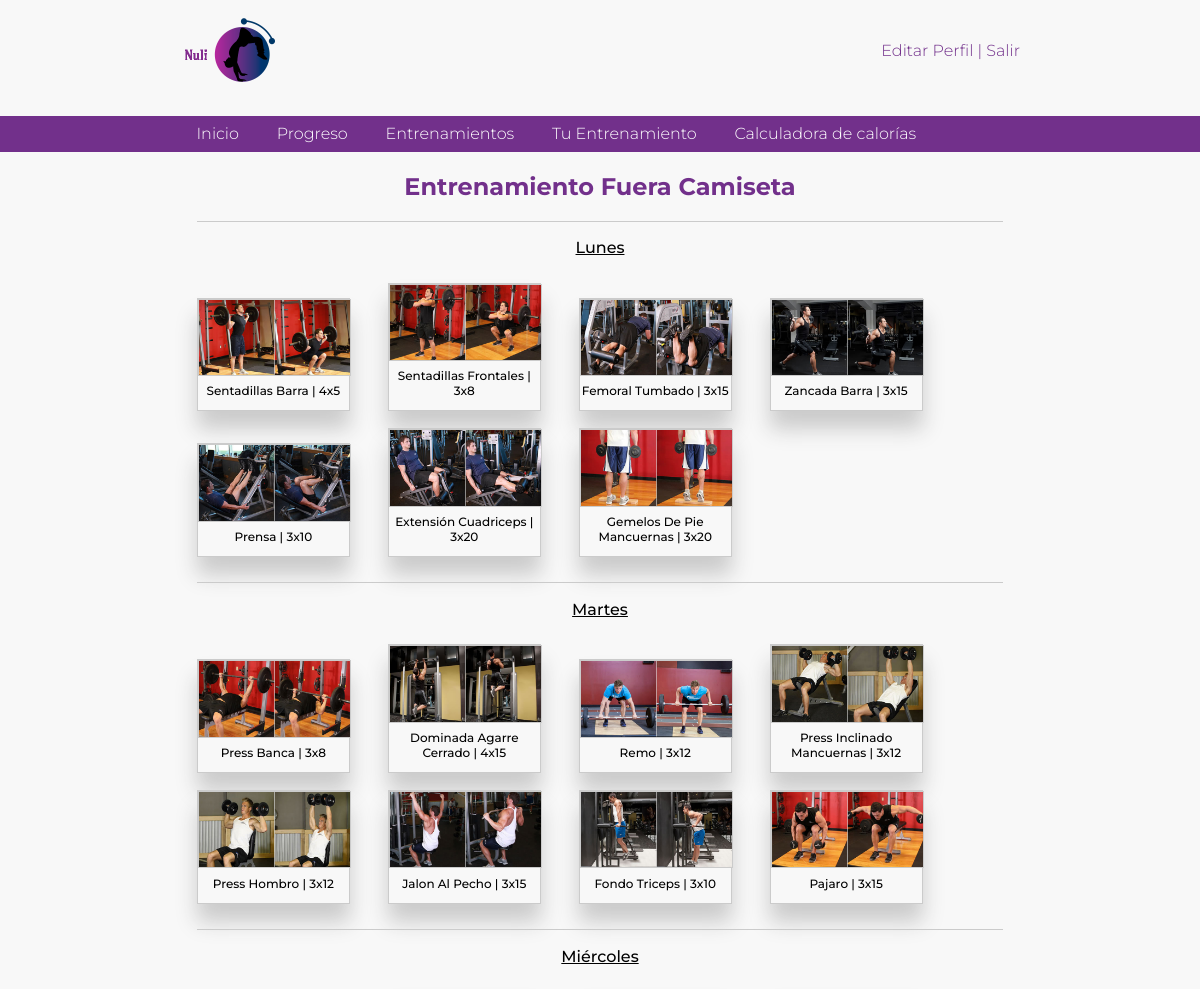
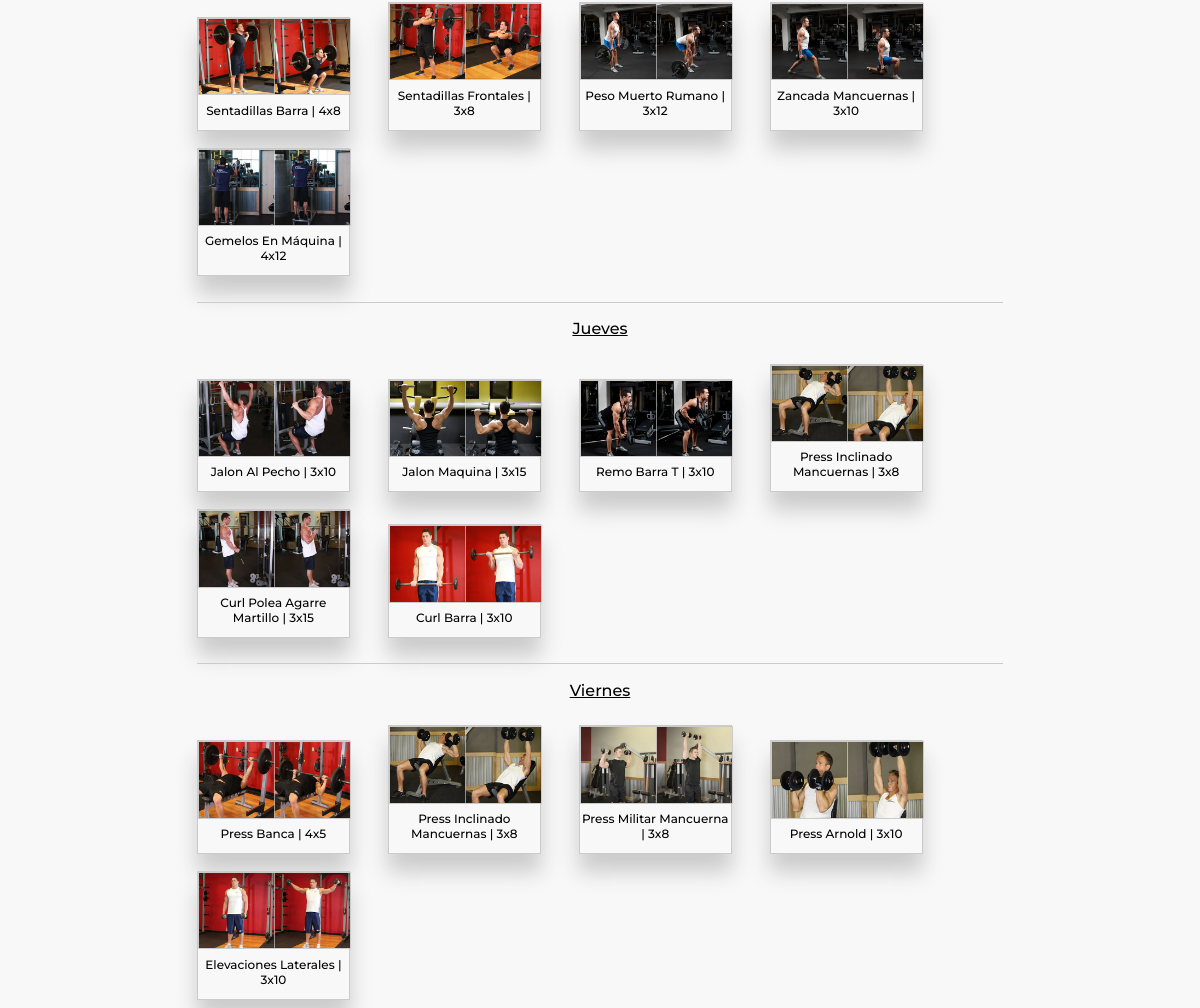
Screenshot of /tu_entrenamiento/ (signed in) with the database file from the repository (2 pictures, top to bottom).
### miapp/models.py (models this page shows, shortened)
class Entrenamiento(models.Model):
    nombre = models.CharField(max_length=100, blank=True, null=True)
    dias = models.ManyToManyField(EjercicioDia)
    DEFINICION = 'Definicion'
    MANTENIMIENTO = 'Mantenimiento'
    MUSCULACION = 'Musculacion'
    elecciones_objetivo = [ (DEFINICION, 'Definicion'), (MANTENIMIENTO, 'Mantenimiento'), (MUSCULACION, 'Musculacion') ]
    objetivo = models.CharField(max_length=13,choices=elecciones_objetivo, default=MANTENIMIENTO,)
    num_dias = models.CharField(max_length=100, blank=True, null=True)
    url = models.CharField(max_length=100, blank=True, null=True)

class EjercicioDia(models.Model):
    nombre = models.CharField(max_length=100, blank=True, null=True)
    ejercicios = models.ManyToManyField(Ejercicio, null=True)
    musculo = models.CharField(max_length=100, blank=True, null=True)
    foto = models.CharField(max_length=100, blank=True, null=True)
    num_ejercicios = models.CharField(max_length=100, blank=True, null=True)
    tiempo = models.CharField(max_length=100, blank=True, null=True)
    informativo = models.CharField(max_length=100, blank=True, null=True)

class Ejercicio(models.Model):
    nombre = models.CharField(max_length=100, blank=True, null=True)
    foto = models.CharField(max_length=100, blank=True, null=True)

### miapp/views.py (the view)
# urls.py: path('tu_entrenamiento/', views.tu_entrenamiento, name='tu_entrenamiento'),
def tu_entrenamiento(request):
    if request.user.is_authenticated:
        usuario = request.user
        entrenamiento = Editar_Perfil.objects.filter(usuario=usuario)
        if not entrenamiento:
            return redirect("editar_perfil")
        entrenamiento = Editar_Perfil.objects.filter(usuario=usuario).get().ejercicios
        context =  {
            "entrenamiento": entrenamiento,
        }
    else:
        context = {
        }
    return render(request, "tu_entrenamiento.html", context)

### templates/tu_entrenamiento.html (shortened to what this page needs)
{% load static %}
<html>
    <head>
        <link rel="stylesheet" href='{% static "style.css" %}'>
    </head>
{% if user.is_authenticated %}
    <body>
        <header>
            <a href="/"><img src='{% static "img/logo.png" %}' alt="Logo" width="100px"></a>
            <span><a href="/editar_perfil">Editar Perfil</a> | <a href="{% url 'logout' %}"> Salir</a></span>
        </header>
        <nav>
            <ul>
                <a href="/"><li>Inicio</li></a>
                <a href="/progreso"><li>Progreso</li></a>
                <a href="/entrenamientos"><li>Entrenamientos</li></a>
                <a href="/tu_entrenamiento"><li>Tu Entrenamiento</li></a>
                <a href="/calculadora_calorias"><li>Calculadora de calorías</li></a>
            </ul>
        </nav>
        <section>
            <h1 class="tituloentrenamiento">{{entrenamiento.nombre}}</h1>
            {% for dia in entrenamiento.dias.all %}
                <p class="diaentrenamiento">{{dia.nombre}}</p>
                {% for ejercicio in dia.ejercicios.all %}
                    <div class="ejercicioentreno">
                        <img src='/{{ ejercicio.foto }}' alt="">
                        <p>{{ ejercicio.nombre }}</p>
                    </div>
                {% endfor %}
            {% endfor %}
        </section>
    </body>
{% endif %}
</html>

### miapp/static/style.css (style rules this page uses)
body { width: 70%; margin: auto; font-family: Montserrat; font-weight: 300; background-color: #f8f8f8; }
a, a:hover { color: #72308b; text-decoration: none; }
header { display: flex; flex-direction: row; justify-content: space-between; align-items: center; color: #72308b; }
header a, header a:hover { color: #72308b; }
nav { background-color: #72308b; margin: 0 -21.5%; }
ul { padding: 0 15%; }
nav ul a li { display: inline-block; padding: 1% 2%; }
nav ul a li, nav ul a:hover li { color: white; }
section p { text-align: center; margin-top: 5%; font-weight: 500; }
.ejercicioentreno { margin: 1% 2%; font-size: 12px; border: 1px solid#cbcbcb; -webkit-box-shadow: 0px 18px 20px 0px rgba(203,203,203,1); -moz-box-shadow: 0px 18px 20px 0px rgba(203,203,203,1); box-shadow: 0px 18px 20px 0px rgba(203,203,203,1); display: inline-block; width: 18%; }
.ejercicioentreno img { max-width: 100%; max-height: 100%; border: 1px solid#cbcbcb; }
.tituloentrenamiento { color: #72308b; text-align: center; }
.diaentrenamiento { padding-top: 2%; margin: 2%; text-decoration: underline; border-top: 1px solid #cbcbcb; }

### rows the page displays
Entrenamiento: nombre "Entrenamiento Fuera Camiseta"
EjercicioDia: nombre "Lunes"
Ejercicio: foto (picture), nombre "Sentadillas Barra | 4x5"
Ejercicio: foto (picture), nombre "Sentadillas Frontales | 3x8"
Ejercicio: foto (picture), nombre "Femoral Tumbado | 3x15"
Ejercicio: foto (picture), nombre "Zancada Barra | 3x15"
Ejercicio: foto (picture), nombre "Prensa | 3x10"
Ejercicio: foto (picture), nombre "Extensión Cuadriceps | 3x20"
Ejercicio: foto (picture), nombre "Gemelos De Pie Mancuernas | 3x20"
EjercicioDia: nombre "Martes"
Ejercicio: foto (picture), nombre "Press Banca | 3x8"
Ejercicio: foto (picture), nombre "Dominada Agarre Cerrado | 4x15"
Ejercicio: foto (picture), nombre "Remo | 3x12"
Ejercicio: foto (picture), nombre "Press Inclinado Mancuernas | 3x12"
Ejercicio: foto (picture), nombre "Press Hombro | 3x12"
Ejercicio: foto (picture), nombre "Jalon Al Pecho | 3x15"
Ejercicio: foto (picture), nombre "Fondo Triceps | 3x10"
Ejercicio: foto (picture), nombre "Pajaro | 3x15"
EjercicioDia: nombre "Miércoles"
Ejercicio: foto (picture), nombre "Sentadillas Barra | 4x8"
Ejercicio: foto (picture), nombre "Sentadillas Frontales | 3x8"
Ejercicio: foto (picture), nombre "Peso Muerto Rumano | 3x12"
Ejercicio: foto (picture), nombre "Zancada Mancuernas | 3x10"
Ejercicio: foto (picture), nombre "Gemelos En Máquina | 4x12"
EjercicioDia: nombre "Jueves"
Ejercicio: foto (picture), nombre "Jalon Al Pecho | 3x10"
Ejercicio: foto (picture), nombre "Jalon Maquina | 3x15"
Ejercicio: foto (picture), nombre "Remo Barra T | 3x10"
Ejercicio: foto (picture), nombre "Press Inclinado Mancuernas | 3x8"
Ejercicio: foto (picture), nombre "Curl Polea Agarre Martillo | 3x15"
Ejercicio: foto (picture), nombre "Curl Barra | 3x10"
EjercicioDia: nombre "Viernes"
Ejercicio: foto (picture), nombre "Press Banca | 4x5"
Ejercicio: foto (picture), nombre "Press Inclinado Mancuernas | 3x8"
Ejercicio: foto (picture), nombre "Press Militar Mancuerna | 3x8"
Ejercicio: foto (picture), nombre "Press Arnold | 3x10"
Ejercicio: foto (picture), nombre "Elevaciones Laterales | 3x10"
